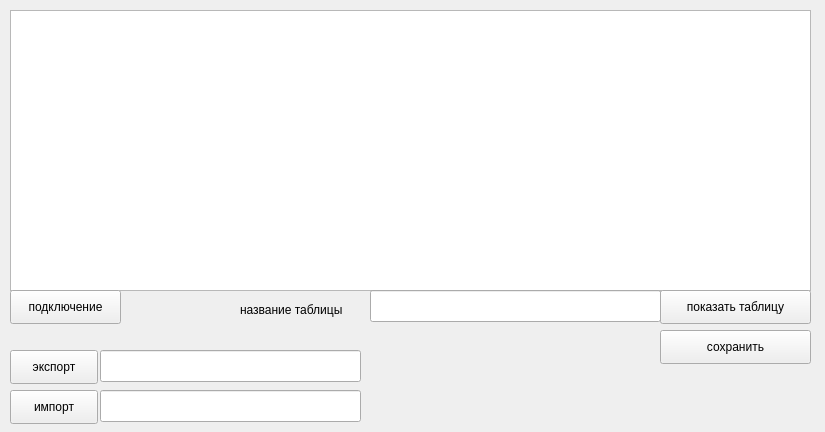
<?xml version="1.0" encoding="UTF-8"?>
<ui version="4.0">
 <class>Form</class>
 <widget class="QWidget" name="Form">
  <property name="geometry">
   <rect>
    <x>0</x>
    <y>0</y>
    <width>825</width>
    <height>432</height>
   </rect>
  </property>
  <property name="windowTitle">
   <string>Form</string>
  </property>
  <widget class="QPushButton" name="pushButton">
   <property name="geometry">
    <rect>
     <x>10</x>
     <y>390</y>
     <width>88</width>
     <height>34</height>
    </rect>
   </property>
   <property name="text">
    <string>импорт</string>
   </property>
  </widget>
  <widget class="QPushButton" name="pushButton_2">
   <property name="geometry">
    <rect>
     <x>10</x>
     <y>350</y>
     <width>88</width>
     <height>34</height>
    </rect>
   </property>
   <property name="text">
    <string>экспорт</string>
   </property>
  </widget>
  <widget class="QLineEdit" name="lineEdit">
   <property name="geometry">
    <rect>
     <x>100</x>
     <y>390</y>
     <width>261</width>
     <height>32</height>
    </rect>
   </property>
  </widget>
  <widget class="QLineEdit" name="lineEdit_2">
   <property name="geometry">
    <rect>
     <x>100</x>
     <y>350</y>
     <width>261</width>
     <height>32</height>
    </rect>
   </property>
  </widget>
  <widget class="QTableView" name="tableView">
   <property name="geometry">
    <rect>
     <x>10</x>
     <y>10</y>
     <width>801</width>
     <height>281</height>
    </rect>
   </property>
  </widget>
  <widget class="QPushButton" name="pushButton_3">
   <property name="geometry">
    <rect>
     <x>10</x>
     <y>290</y>
     <width>111</width>
     <height>34</height>
    </rect>
   </property>
   <property name="text">
    <string>подключение</string>
   </property>
  </widget>
  <widget class="QPushButton" name="pushButton_4">
   <property name="geometry">
    <rect>
     <x>660</x>
     <y>330</y>
     <width>151</width>
     <height>34</height>
    </rect>
   </property>
   <property name="text">
    <string>сохранить</string>
   </property>
  </widget>
  <widget class="QPushButton" name="pushButton_5">
   <property name="geometry">
    <rect>
     <x>660</x>
     <y>290</y>
     <width>151</width>
     <height>34</height>
    </rect>
   </property>
   <property name="text">
    <string>показать таблицу</string>
   </property>
  </widget>
  <widget class="QLabel" name="label">
   <property name="geometry">
    <rect>
     <x>240</x>
     <y>300</y>
     <width>121</width>
     <height>20</height>
    </rect>
   </property>
   <property name="text">
    <string>название таблицы</string>
   </property>
  </widget>
  <widget class="QLineEdit" name="lineEdit_3">
   <property name="geometry">
    <rect>
     <x>370</x>
     <y>290</y>
     <width>291</width>
     <height>32</height>
    </rect>
   </property>
  </widget>
 </widget>
 <resources/>
 <connections/>
</ui>
